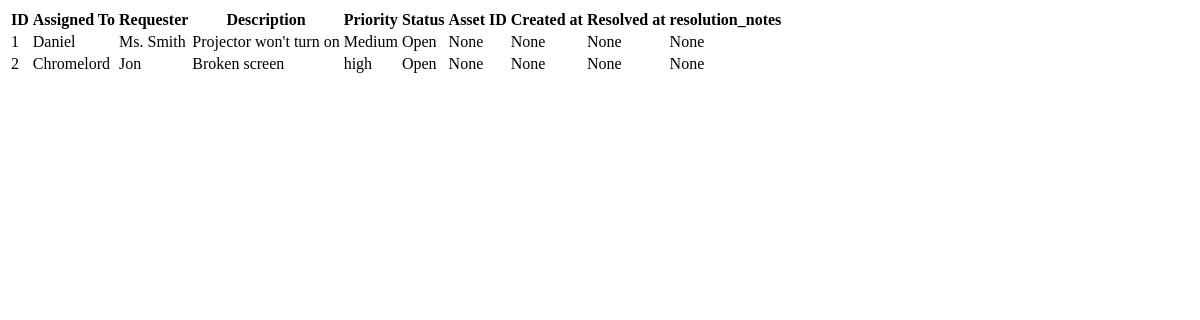
The app's page /tickets, older data.
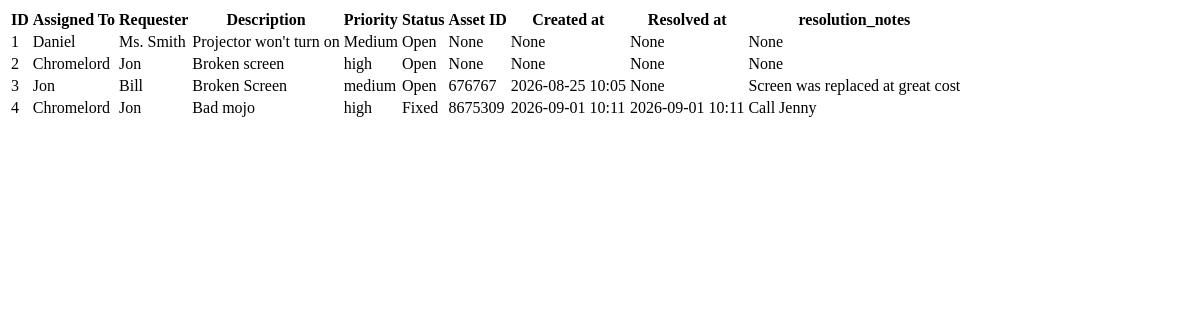
The same page, newer data.
### tables this page shows
CREATE TABLE tickets (
        id INTEGER PRIMARY KEY AUTOINCREMENT,
        assigned_to TEXT,
        requester TEXT,
        description TEXT,
        priority TEXT,
        status TEXT,
        asset_id TEXT,
        created_at TEXT,
        resolved_at TEXT
    , resolution_notes TEXT);

### app.py (the view)
@app.route("/tickets")
def list_tickets():
    db = sqlite3.connect("helpdesk.db")      # connect to the database file
    cursor = db.cursor()                     # get a cursor to run commands
    cursor.execute("SELECT * FROM tickets")    # get every row from the tickets table
    all_tickets = cursor.fetchall()            # pull the actual rows into a Python list
    db.close()                               # close the connection now that we're done
    return render_template("tickets.html", tickets=all_tickets)           # temporary placeholder response

### templates/tickets.html (shortened to what this page needs)
<!DOCTYPE html>
<html>
    <head>
    </head>
    <body>
        <table>
            <tr>
                <th>ID</th>
                <th>Assigned To</th>
                <th>Requester</th>
                <th>Description</th>
                <th>Priority</th>
                <th>Status</th>
                <th>Asset ID</th>
                <th>Created at</th>
                <th>Resolved at</th>
                <th>resolution_notes</th>
            </tr>
            {% for ticket in tickets %}
            <tr>
                <td>{{ ticket[0] }}</td>
                <td>{{ ticket[1] }}</td>
                <td>{{ ticket[2] }}</td>
                <td>{{ ticket[3] }}</td>
                <td>{{ ticket[4] }}</td>
                <td>{{ ticket[5] }}</td>
                <td>{{ ticket[6] }}</td>
                <td>{{ ticket[7] }}</td>
                <td>{{ ticket[8] }}</td>
                <td>{{ ticket[9] }}</td>
            </tr>
            {% endfor %}
        </table>
    </body>
</html>

Row changes from the older to the newer data that the page shows:
added tickets: id "3", assigned_to "Jon", requester "Bill", description "Broken Screen", priority "medium", status "Open", asset "676767", created_at "2026-08-25 10:05", ticket "None", resolution_notes "Screen was replaced at great cost"
added tickets: id "4", assigned_to "Chromelord", requester "Jon", description "Bad mojo", priority "high", status "Fixed", asset "8675309", created_at "2026-09-01 10:11", resolved_at "2026-09-01 10:11", resolution_notes "Call Jenny"
